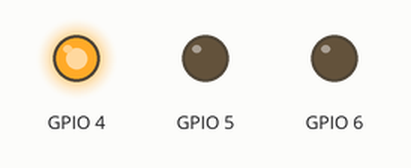
The program below on a simulated Raspberry Pi (BCM pin numbers). Parts: output pins drawn as LEDs (lit = HIGH).

Above: at 2.5 s.
At 6.0 s:
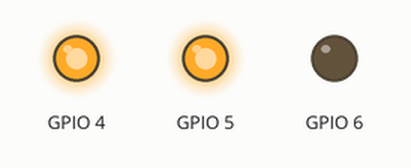
At 9.5 s:
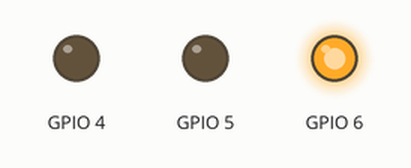
At 13.0 s:
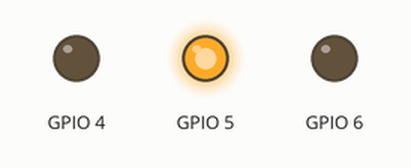
Timing chart, 0 to 18.2 s (numbered marks = the images above):
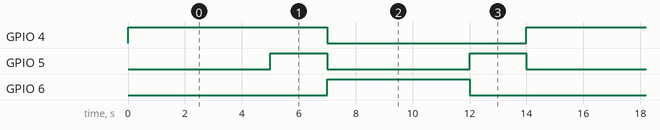

Measured:
- by itself, GPIO 4: alternates HIGH for 7.0 s and LOW for 7.0 s
- by itself, GPIO 5: alternates HIGH for 2.0 s and LOW for 5.0 s
- by itself, GPIO 6: alternates HIGH for 5.0 s and LOW for 9.0 s

The program:

trafik_lambasi.py
```python
#blink.py
import time
import RPi.GPIO as GPIO

GPIO.setmode(GPIO.BCM)
GPIO.setup(4, GPIO.OUT)
GPIO.setmode(GPIO.BCM)
GPIO.setup(5, GPIO.OUT)
GPIO.setmode(GPIO.BCM)
GPIO.setup(6, GPIO.OUT)


while True:


    GPIO.output(4, True)
    time.sleep(5)
    GPIO.output(5, True)
    time.sleep(2)
    GPIO.output(4, False)
    GPIO.output(5, False)
    GPIO.output(6, True)
    time.sleep(5)
    GPIO.output(6, False)
    GPIO.output(5, True)
    time.sleep(2)
    GPIO.output(5, False)
```
